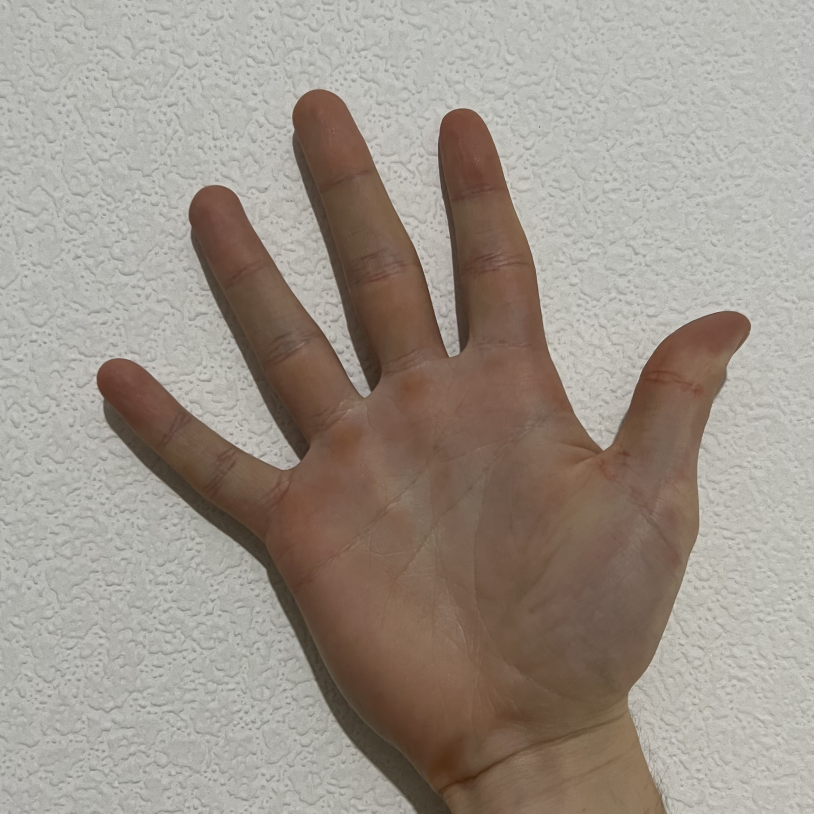
#> input picture code/forkursach/IMG_5110.jpg, 2440 x 2440 px, given in place of the camera (shown at 1/3 size)
$ python gesture_recognition.py
#> lines starting #> are read from the running program, lines starting #| are printed output that depends on the picture; after the words box and inside, x2 and y2 are one past the last pixel; in counts of white or black regions, pixels touching at a corner belong together
import cv2
import numpy as np
import math

cap = cv2.VideoCapture(0)
while (cap.isOpened()):
    # read image
    ret, img = cap.read()
#> img is the input picture: shape (2440, 2440, 3); mean B, G, R 138.5, 148.1, 157.4

    # get hand data from the rectangle sub window on the screen
    cv2.rectangle(img, (700, 700), (300, 300), (0, 255, 0), 0)
    crop_img = img[300:700, 300:700]

    # convert to grayscale
    gray = cv2.cvtColor(crop_img, cv2.COLOR_BGR2GRAY)

    # applying gaussian blur
    value = (35, 35)
    blurred = cv2.GaussianBlur(gray, value, 0)
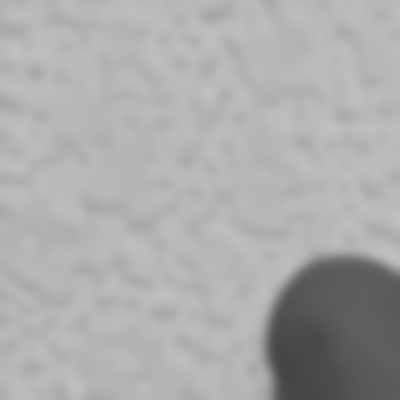
#> blurred: shape (400, 400); min 68, max 191, mean 171.3

    # thresholdin: Otsu's Binarization method
    _, thresh1 = cv2.threshold(blurred, 127, 255,
                               cv2.THRESH_BINARY_INV + cv2.THRESH_OTSU)
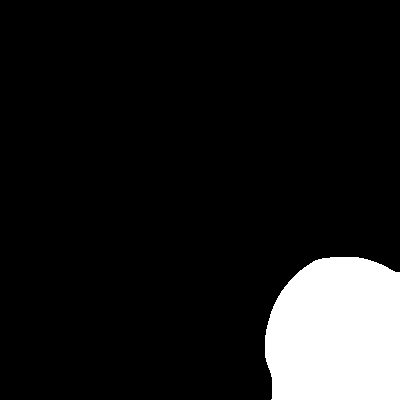
#> thresh1: shape (400, 400); 10.8% white; 1 white region

    # show thresholded image
    cv2.imshow('Thresholded', thresh1)

    contours, hierarchy = cv2.findContours(thresh1.copy(), cv2.RETR_TREE,
                                           cv2.CHAIN_APPROX_NONE)
#> contours = 1 contour; box (x1, y1, x2, y2) and area: (265, 257, 400, 400) 17094

    # find contour with max area
    cnt = max(contours, key=lambda x: cv2.contourArea(x))
#> cnt = contour of 483 points, box (x1, y1, x2, y2) (265, 257, 400, 400), area 17094

    # create bounding rectangle around the contour (can skip below two lines)
    x, y, w, h = cv2.boundingRect(cnt)
#> x = 265; y = 257; w = 135; h = 143
    cv2.rectangle(crop_img, (x, y), (x + w, y + h), (0, 0, 255), 0)
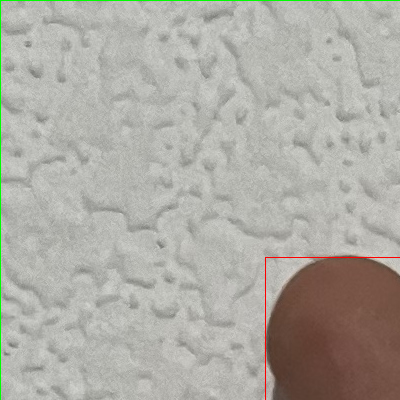
#> crop_img: shape (400, 400, 3); mean B, G, R 164, 171.3, 173.5

    # finding convex hull
    hull = cv2.convexHull(cnt)
#> hull = contour of 26 points, box (x1, y1, x2, y2) (265, 257, 400, 400), area 17246

    # drawing contours
    drawing = np.zeros(crop_img.shape, np.uint8)
    cv2.drawContours(drawing, [cnt], 0, (0, 255, 0), 0)
    cv2.drawContours(drawing, [hull], 0, (0, 0, 255), 0)
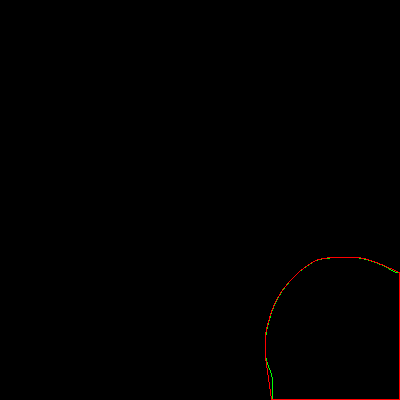
#> drawing: shape (400, 400, 3); mean of channels 0, 1, 2 0, 0.2, 0.8; drawn as B, G, R

    # finding convex hull
    hull = cv2.convexHull(cnt, returnPoints=False)
#> hull = 26 values, max 455 at index 0, min 0 at index 25, mean 153

    # finding convexity defects
    defects = cv2.convexityDefects(cnt, hull)
#> defects = 21 rows, first 6: [0, 8, 1, 222], [8, 12, 9, 186], [12, 15, 13, 162], [15, 17, 16, 114], [17, 26, 19, 142], [26, 30, 29, 154]
    count_defects = 0
    cv2.drawContours(thresh1, contours, -1, (0, 255, 0), 3)
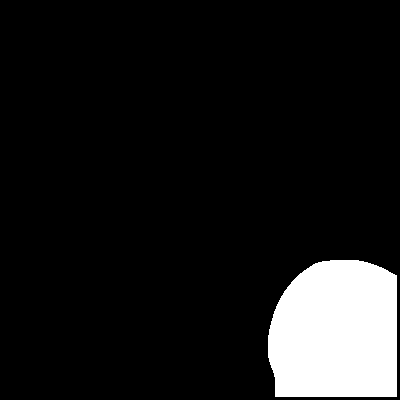
#> thresh1: shape (400, 400); 9.9% white; 1 white region, box (x1, y1, x2, y2) and area: (268, 260, 397, 397) 15911

    # applying Cosine Rule to find angle for all defects (between fingers)
    # with angle > 90 degrees and ignore defects
    for i in range(defects.shape[0]):
        s, e, f, d = defects[i, 0]

        start = tuple(cnt[s][0])
        end = tuple(cnt[e][0])
        far = tuple(cnt[f][0])

        # find length of all sides of triangle
        a = math.sqrt((end[0] - start[0]) ** 2 + (end[1] - start[1]) ** 2)
        b = math.sqrt((far[0] - start[0]) ** 2 + (far[1] - start[1]) ** 2)
        c = math.sqrt((end[0] - far[0]) ** 2 + (end[1] - far[1]) ** 2)

        # apply cosine rule here
        angle = math.acos((b ** 2 + c ** 2 - a ** 2) / (2 * b * c)) * 57

        # ignore angles > 90 and highlight rest with red dots
        if angle <= 90:
            count_defects += 1
            cv2.circle(crop_img, far, 3, [0, 0, 255], -1)
        # dist = cv2.pointPolygonTest(cnt,far,True)

        # draw a line from start to end i.e. the convex points (finger tips)
        # (can skip this part)
        cv2.line(crop_img, start, end, [0, 255, 0], 2)
#> this loop made 21 passes
#> (s, e, f, d, start, end, far, a) on passes 1 to 11: (0, 8, 1, 222, (330, 257), (322, 258), (329, 258), 8.06), (8, 12, 9, 186, (322, 258), (318, 259), (321, 259), 4.12), (12, 15, 13, 162, (318, 259), (315, 260), (317, 260), 3.16), (15, 17, 16, 114, (315, 260), (313, 261), (314, 261), 2.24), (17, 26, 19, 142, (313, 261), (304, 267), (311, 263), 10.82), (26, 30, 29, 154, (304, 267), (300, 270), (301, 270), 5), (42, 47, 43, 160, (288, 282), (284, 287), (288, 283), 6.4), (47, 51, 48, 154, (284, 287), (281, 291), (284, 288), 5), (51, 56, 54, 176, (281, 291), (278, 296), (280, 294), 5.83), (56, 66, 57, 114, (278, 296), (273, 306), (278, 297), 11.18), (66, 71, 68, 190, (273, 306), (271, 311), (273, 308), 5.39)
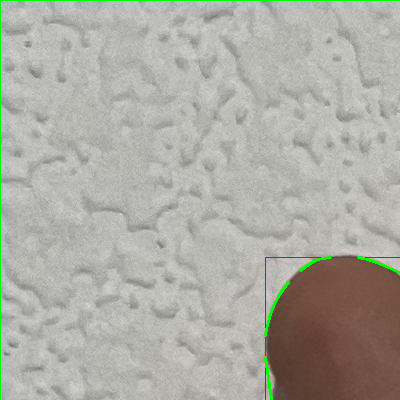
#> crop_img: shape (400, 400, 3); 0.33% of pixels changed, all inside (x1, y1, x2, y2) = (264, 256, 400, 400)
#> after the loop, count_defects = 0
        # cv2.circle(crop_img,far,5,[0,0,255],-1)

    # define actions required
    if count_defects == 1:
        cv2.putText(img, "This means that we could detect 1 finger", (50, 50), cv2.FONT_HERSHEY_SIMPLEX, 2, 2)
    elif count_defects == 2:
        str = "This means that we could detect 2 fingers"
        cv2.putText(img, str, (5, 50), cv2.FONT_HERSHEY_SIMPLEX, 1, 2)
    elif count_defects == 3:
        cv2.putText(img, "This means that we could detect 3 fingers", (50, 50), cv2.FONT_HERSHEY_SIMPLEX, 2, 2)
    elif count_defects == 4:
        cv2.putText(img, "This means that we could detect 4 fingers", (50, 50), cv2.FONT_HERSHEY_SIMPLEX, 2, 2)
    else:
        cv2.putText(img, "This means an entire hand", (50, 50),
                    cv2.FONT_HERSHEY_SIMPLEX, 2, 2)

    # show appropriate images in windows
    cv2.imshow('Gesture', img)
    all_img = np.hstack((drawing, crop_img))
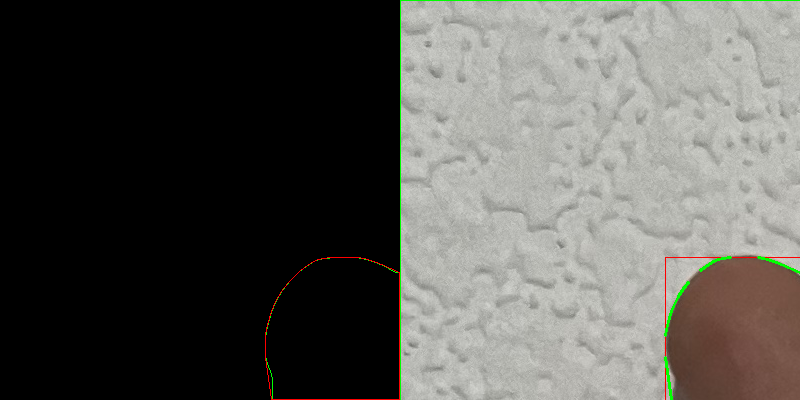
#> all_img: shape (400, 800, 3); mean of channels 0, 1, 2 81.8, 86, 86.9; drawn as B, G, R
    cv2.imshow('Contours', all_img)

    k = cv2.waitKey(10)
#> (key Esc is pressed here)
    if k == 27:
        break

$ run again, on code/forkursach/image11.jpg
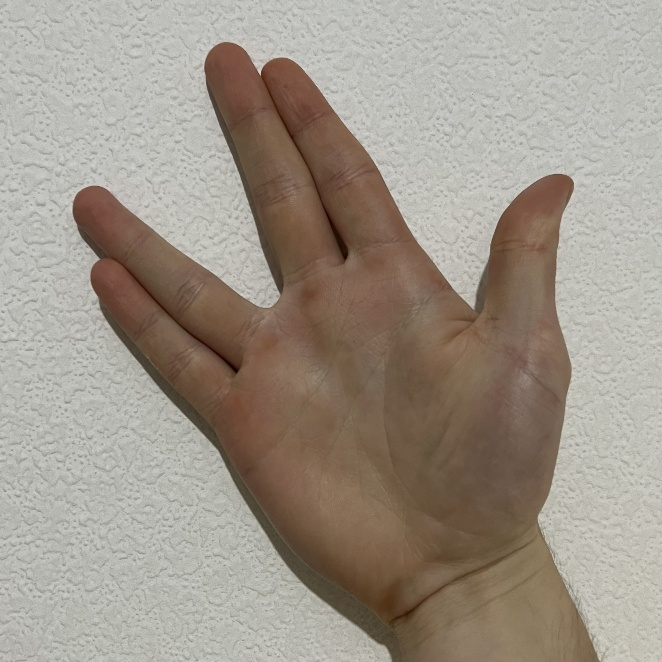
#> input picture code/forkursach/image11.jpg, 662 x 662 px, given in place of the camera
#> img is the input picture: shape (662, 662, 3); mean B, G, R 138, 149.6, 158.9
#> contours = 1 contour; box (x1, y1, x2, y2) and area: (0, 0, 298, 362) 90781
#> cnt = contour of 1206 points, box (x1, y1, x2, y2) (0, 0, 298, 362), area 90781
#> x = 0; w = 298; h = 362
#> `hull = cv2.convexHull(cnt)`: hull = [[254, 0], [268, 59], [269, 64], [297, 357], [297, 361], [88, 361], [0, 288], [0, 0]]
#> `hull = cv2.convexHull(cnt, returnPoints=False)`: hull = [952, 893, 888, 595, 591, 382, 288, 0]
#> defects = [[288, 382, 367, 1484], [595, 888, 727, 11821], [888, 893, 889, 201], [893, 952, 937, 637]]
#> `cv2.drawContours(thresh1, contours, -1, (0, 255, 0), 3)`:
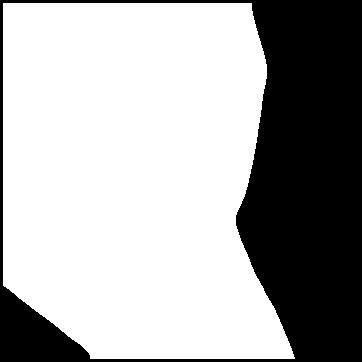
#> thresh1: shape (362, 362); 67% white; 1 black region, box (x1, y1, x2, y2) and area: (0, 0, 362, 362) 43250
#> the loop `for i in range(defects.shape[0]):` made 4 passes
#> (s, e, f, d, start, end, far, a) on passes 1 to 4: (288, 382, 367, 1484, (0, 288), (88, 361), (79, 346), 114.3), (595, 888, 727, 11821, (297, 357), (269, 64), (238, 225), 294.3), (888, 893, 889, 201, (269, 64), (268, 59), (268, 63), 5.1), (893, 952, 937, 637, (268, 59), (254, 0), (255, 15), 60.64)
#> after the loop `for i in range(defects.shape[0]):`: count_defects = 0
#> `all_img = np.hstack((drawing, crop_img))`:
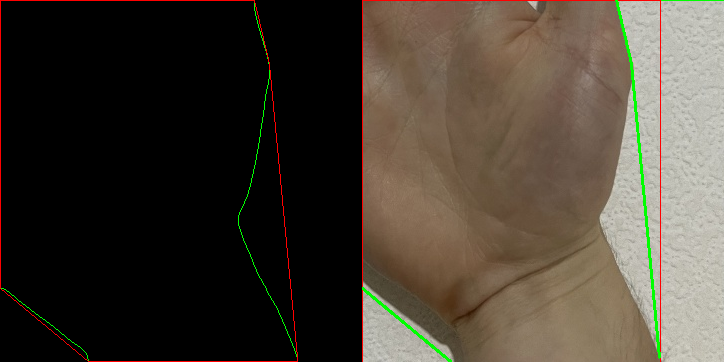
#> all_img: shape (362, 724, 3); mean of channels 0, 1, 2 52.1, 62.6, 70.3; drawn as B, G, R
